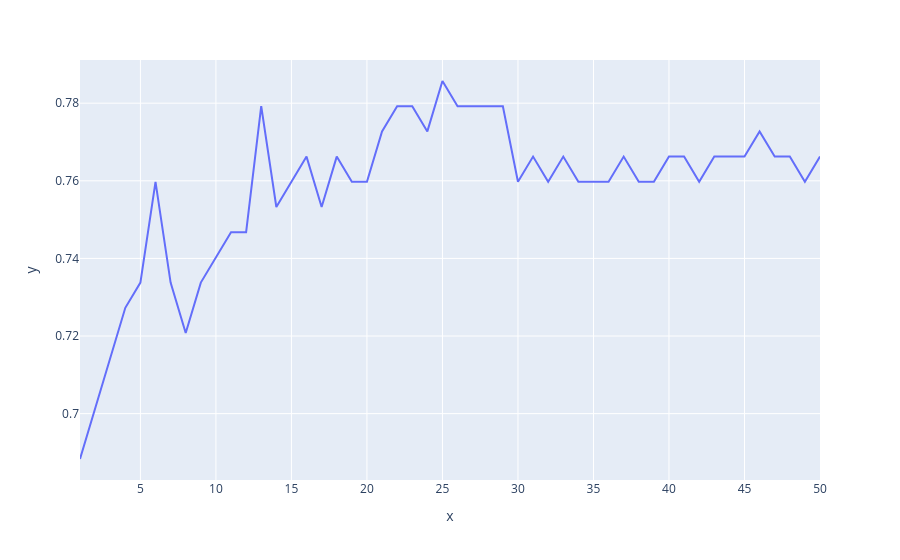

Notebook code cell kept with this figure:
### Code cell
px.line(x=range(1,51),y=acc)

### Figure 1 — Plotly figure (JSON) as saved in the notebook; plotly's stock layout.template omitted (floating-point values rounded to 4 significant figures)
{"data": [{"hovertemplate": "x=%{x}<br>y=%{y}<extra></extra>", "legendgroup": "", "line": {"color": "#636efa", "dash": "solid"}, "marker": {"symbol": "circle"}, "mode": "lines", "name": "", "orientation": "v", "showlegend": false, "type": "scatter", "x": [1, 2, 3, 4, 5, 6, 7, 8, 9, 10, 11, 12, 13, 14, 15, 16, 17, 18, 19, 20, 21, 22, 23, 24, 25, 26, 27, 28, 29, 30, 31, 32, 33, 34, 35, 36, 37, 38, 39, 40, 41, 42, 43, 44, 45, 46, 47, 48, 49, 50], "xaxis": "x", "y": [0.6883, 0.7013, 0.7143, 0.7273, 0.7338, 0.7597, 0.7338, 0.7208, 0.7338, 0.7403, 0.7468, 0.7468, 0.7792, 0.7532, 0.7597, 0.7662, 0.7532, 0.7662, 0.7597, 0.7597, 0.7727, 0.7792, 0.7792, 0.7727, 0.7857, 0.7792, 0.7792, 0.7792, 0.7792, 0.7597, 0.7662, 0.7597, 0.7662, 0.7597, 0.7597, 0.7597, 0.7662, 0.7597, 0.7597, 0.7662, 0.7662, 0.7597, 0.7662, 0.7662, 0.7662, 0.7727, 0.7662, 0.7662, 0.7597, 0.7662], "yaxis": "y"}], "layout": {"legend": {"tracegroupgap": 0}, "margin": {"t": 60}, "xaxis": {"anchor": "y", "domain": [0, 1], "title": {"text": "x"}}, "yaxis": {"anchor": "x", "domain": [0, 1], "title": {"text": "y"}}}}
